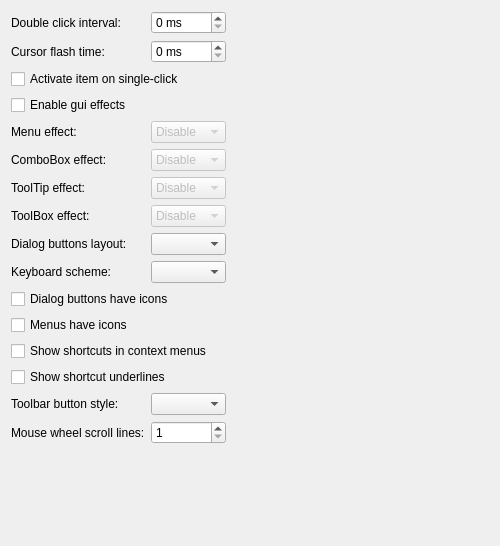
<?xml version="1.0" encoding="UTF-8"?>
<ui version="4.0">
 <class>InterfacePage</class>
 <widget class="QWidget" name="InterfacePage">
  <property name="geometry">
   <rect>
    <x>0</x>
    <y>0</y>
    <width>500</width>
    <height>546</height>
   </rect>
  </property>
  <property name="windowTitle">
   <string notr="true">Form</string>
  </property>
  <layout class="QGridLayout" name="gridLayout">
   <item row="2" column="0">
    <spacer name="verticalSpacer">
     <property name="orientation">
      <enum>Qt::Vertical</enum>
     </property>
     <property name="sizeHint" stdset="0">
      <size>
       <width>20</width>
       <height>259</height>
      </size>
     </property>
    </spacer>
   </item>
   <item row="0" column="0">
    <layout class="QFormLayout" name="formLayout">
     <item row="0" column="0">
      <widget class="QLabel" name="label">
       <property name="text">
        <string>Double click interval:</string>
       </property>
      </widget>
     </item>
     <item row="1" column="0">
      <widget class="QLabel" name="label_2">
       <property name="text">
        <string>Cursor flash time:</string>
       </property>
      </widget>
     </item>
     <item row="5" column="0">
      <widget class="QLabel" name="label_3">
       <property name="text">
        <string>ComboBox effect:</string>
       </property>
      </widget>
     </item>
     <item row="6" column="0">
      <widget class="QLabel" name="label_4">
       <property name="text">
        <string>ToolTip effect:</string>
       </property>
      </widget>
     </item>
     <item row="7" column="0">
      <widget class="QLabel" name="label_5">
       <property name="text">
        <string>ToolBox effect:</string>
       </property>
      </widget>
     </item>
     <item row="0" column="1">
      <widget class="QSpinBox" name="doubleClickIntervalSpinBox">
       <property name="suffix">
        <string> ms</string>
       </property>
       <property name="maximum">
        <number>2000</number>
       </property>
      </widget>
     </item>
     <item row="1" column="1">
      <widget class="QSpinBox" name="cursorFlashTimeSpinBox">
       <property name="suffix">
        <string> ms</string>
       </property>
       <property name="maximum">
        <number>4000</number>
       </property>
      </widget>
     </item>
     <item row="5" column="1">
      <widget class="QComboBox" name="comboBoxEffectComboBox">
       <property name="enabled">
        <bool>false</bool>
       </property>
       <item>
        <property name="text">
         <string>Disable</string>
        </property>
       </item>
       <item>
        <property name="text">
         <string>Animate</string>
        </property>
       </item>
      </widget>
     </item>
     <item row="6" column="1">
      <widget class="QComboBox" name="toolTipEffectComboBox">
       <property name="enabled">
        <bool>false</bool>
       </property>
       <item>
        <property name="text">
         <string>Disable</string>
        </property>
       </item>
       <item>
        <property name="text">
         <string>Animate</string>
        </property>
       </item>
       <item>
        <property name="text">
         <string>Fade</string>
        </property>
       </item>
      </widget>
     </item>
     <item row="7" column="1">
      <widget class="QComboBox" name="toolBoxEffectComboBox">
       <property name="enabled">
        <bool>false</bool>
       </property>
       <item>
        <property name="text">
         <string>Disable</string>
        </property>
       </item>
       <item>
        <property name="text">
         <string>Animate</string>
        </property>
       </item>
      </widget>
     </item>
     <item row="4" column="0">
      <widget class="QLabel" name="label_6">
       <property name="text">
        <string>Menu effect:</string>
       </property>
      </widget>
     </item>
     <item row="4" column="1">
      <widget class="QComboBox" name="menuEffectComboBox">
       <property name="enabled">
        <bool>false</bool>
       </property>
       <item>
        <property name="text">
         <string>Disable</string>
        </property>
       </item>
       <item>
        <property name="text">
         <string>Animate</string>
        </property>
       </item>
       <item>
        <property name="text">
         <string>Fade</string>
        </property>
       </item>
      </widget>
     </item>
     <item row="3" column="0" colspan="2">
      <widget class="QCheckBox" name="guiEffectsCheckBox">
       <property name="text">
        <string>Enable gui effects</string>
       </property>
      </widget>
     </item>
     <item row="8" column="0">
      <widget class="QLabel" name="label_7">
       <property name="text">
        <string>Dialog buttons layout:</string>
       </property>
      </widget>
     </item>
     <item row="8" column="1">
      <widget class="QComboBox" name="buttonLayoutComboBox"/>
     </item>
     <item row="9" column="0">
      <widget class="QLabel" name="label_10">
       <property name="text">
        <string>Keyboard scheme:</string>
       </property>
      </widget>
     </item>
     <item row="9" column="1">
      <widget class="QComboBox" name="keyboardSchemeComboBox"/>
     </item>
     <item row="11" column="0" colspan="2">
      <widget class="QCheckBox" name="menuIconsCheckBox">
       <property name="text">
        <string>Menus have icons</string>
       </property>
      </widget>
     </item>
     <item row="10" column="0" colspan="2">
      <widget class="QCheckBox" name="dialogIconsCheckBox">
       <property name="text">
        <string>Dialog buttons have icons</string>
       </property>
       <property name="tristate">
        <bool>true</bool>
       </property>
      </widget>
     </item>
     <item row="2" column="0" colspan="2">
      <widget class="QCheckBox" name="singleClickCheckBox">
       <property name="text">
        <string>Activate item on single-click</string>
       </property>
       <property name="tristate">
        <bool>true</bool>
       </property>
      </widget>
     </item>
     <item row="14" column="0">
      <widget class="QLabel" name="label_8">
       <property name="text">
        <string>Toolbar button style:</string>
       </property>
      </widget>
     </item>
     <item row="14" column="1">
      <widget class="QComboBox" name="toolButtonStyleComboBox"/>
     </item>
     <item row="15" column="0">
      <widget class="QLabel" name="label_9">
       <property name="text">
        <string>Mouse wheel scroll lines:</string>
       </property>
      </widget>
     </item>
     <item row="15" column="1">
      <widget class="QSpinBox" name="wheelScrollLinesSpinBox">
       <property name="minimum">
        <number>1</number>
       </property>
       <property name="maximum">
        <number>20</number>
       </property>
      </widget>
     </item>
     <item row="13" column="0" colspan="2">
      <widget class="QCheckBox" name="shortcutUnderlineCheckBox">
       <property name="text">
        <string>Show shortcut underlines</string>
       </property>
       <property name="tristate">
        <bool>true</bool>
       </property>
      </widget>
     </item>
     <item row="12" column="0" colspan="2">
      <widget class="QCheckBox" name="showShortcutsInMenusCheckBox">
       <property name="text">
        <string>Show shortcuts in context menus</string>
       </property>
      </widget>
     </item>
    </layout>
   </item>
   <item row="0" column="1">
    <spacer name="horizontalSpacer">
     <property name="orientation">
      <enum>Qt::Horizontal</enum>
     </property>
     <property name="sizeHint" stdset="0">
      <size>
       <width>238</width>
       <height>20</height>
      </size>
     </property>
    </spacer>
   </item>
  </layout>
 </widget>
 <tabstops>
  <tabstop>doubleClickIntervalSpinBox</tabstop>
  <tabstop>cursorFlashTimeSpinBox</tabstop>
  <tabstop>singleClickCheckBox</tabstop>
  <tabstop>guiEffectsCheckBox</tabstop>
  <tabstop>menuEffectComboBox</tabstop>
  <tabstop>comboBoxEffectComboBox</tabstop>
  <tabstop>toolTipEffectComboBox</tabstop>
  <tabstop>toolBoxEffectComboBox</tabstop>
  <tabstop>buttonLayoutComboBox</tabstop>
  <tabstop>dialogIconsCheckBox</tabstop>
  <tabstop>menuIconsCheckBox</tabstop>
  <tabstop>shortcutUnderlineCheckBox</tabstop>
  <tabstop>toolButtonStyleComboBox</tabstop>
  <tabstop>wheelScrollLinesSpinBox</tabstop>
 </tabstops>
 <resources/>
 <connections>
  <connection>
   <sender>guiEffectsCheckBox</sender>
   <signal>toggled(bool)</signal>
   <receiver>menuEffectComboBox</receiver>
   <slot>setEnabled(bool)</slot>
   <hints>
    <hint type="sourcelabel">
     <x>126</x>
     <y>86</y>
    </hint>
    <hint type="destinationlabel">
     <x>201</x>
     <y>114</y>
    </hint>
   </hints>
  </connection>
  <connection>
   <sender>guiEffectsCheckBox</sender>
   <signal>toggled(bool)</signal>
   <receiver>comboBoxEffectComboBox</receiver>
   <slot>setEnabled(bool)</slot>
   <hints>
    <hint type="sourcelabel">
     <x>75</x>
     <y>84</y>
    </hint>
    <hint type="destinationlabel">
     <x>160</x>
     <y>153</y>
    </hint>
   </hints>
  </connection>
  <connection>
   <sender>guiEffectsCheckBox</sender>
   <signal>toggled(bool)</signal>
   <receiver>toolTipEffectComboBox</receiver>
   <slot>setEnabled(bool)</slot>
   <hints>
    <hint type="sourcelabel">
     <x>54</x>
     <y>84</y>
    </hint>
    <hint type="destinationlabel">
     <x>155</x>
     <y>184</y>
    </hint>
   </hints>
  </connection>
  <connection>
   <sender>guiEffectsCheckBox</sender>
   <signal>toggled(bool)</signal>
   <receiver>toolBoxEffectComboBox</receiver>
   <slot>setEnabled(bool)</slot>
   <hints>
    <hint type="sourcelabel">
     <x>36</x>
     <y>91</y>
    </hint>
    <hint type="destinationlabel">
     <x>156</x>
     <y>216</y>
    </hint>
   </hints>
  </connection>
 </connections>
</ui>
